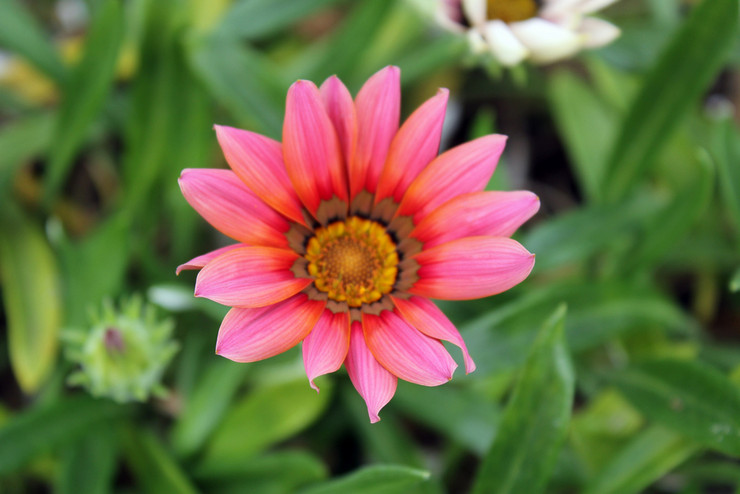
#> input picture data/flower.jpg, 740 x 494 px
$ jupyter execute --allow-errors img_to_graph.ipynb   (shell and % lines are left out)
#> lines starting #> are read from the running program, lines starting #| are printed output that depends on the picture
[cell 1]
import numpy as np
import matplotlib.pyplot as plt
import skimage
from numba import njit
import cvxpy as cp
from cvxpy.problems.problem import Problem, Minimize

[cell 2]
img = plt.imread('data/flower.jpg')
#> img is the input picture: shape (494, 740, 3); mean R, G, B 107.6, 108, 67.2

[cell 3]
h, w = 40, 50 #resizing due to computational reasons
img = skimage.transform.resize(img, (h, w))
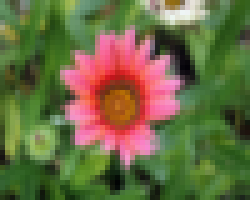
#> img: shape (40, 50, 3) float64 (shown 5 times larger); mean R, G, B 0.422, 0.423, 0.263
img = np.clip(img, 0, 1)

[cell 4]
f_idx = np.array([(20, 18), (20, 30), (10, 20)]) #foreground idxs
b_idx = np.array([(5, 5), (35,35), (10, 40), (30,10)]) #background idxs

[cell 5]
plt.imshow(img)
plt.scatter(f_idx[:, 1], f_idx[:, 0])
plt.scatter(b_idx[:, 1], b_idx[:, 0])
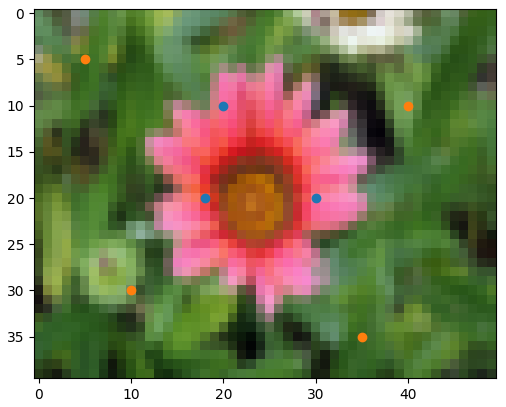
#> figure drawn by matplotlib, 1 panel

[cell 6]
scale_coord = 1.4
xx = np.arange(img.shape[1], dtype='d')/img.shape[1]/scale_coord
#> xx = 50 values from 0 to 0.7
yy = np.arange(img.shape[0], dtype='d')/img.shape[0]/scale_coord
#> yy = 40 values from 0 to 0.696
coords = np.meshgrid(xx, yy)

[cell 7]
new_img = np.stack([img[:,:,0], img[:,:,1], img[:,:,2], coords[0], coords[1]], axis=2) #stack coordinate and color values

[cell 8]
@njit
def get_adjacency_matrix(img):
    """
    Compute adjacency matrix for given image with linear kernel.
    njit for accelerating speed

    Parameters:
    --------
    img : (h, w, ...) array_like
        Input image for computing

    Returns:
    --------
    A : (h*w, h*w) array_like
        Adjacency matrix of img

    """
    N = img.shape[0]*img.shape[1]
    X = img.reshape((N, -1))
    S = X@X.T
    b = np.diag(S)
    A = b.reshape(1, -1) - 2*S + b.reshape(-1, 1) #||x_i-x_j||^2=(x_i, x_i)-2*(x_i, x_j)+(x_j, x_j)
    return A

def coord_to_flatten_idx(y, x, h=h, w=w):
    """
    By coordinate of pixel of original image return single index of flatten array
    """
    assert y < h and x < w, 'Wrond indexes'
    return y*w+x

def flatten_idx_to_coors(idx, h=h, w=w):
    """
    By single index of flatten array return coordinate of pixel of original image
    """
    assert idx < h*w, 'Wrong index'
    return (idx//h, idx%w)

[cell 9]
N = new_img.shape[0]*new_img.shape[1]
#> N = 2000
A = get_adjacency_matrix(new_img)
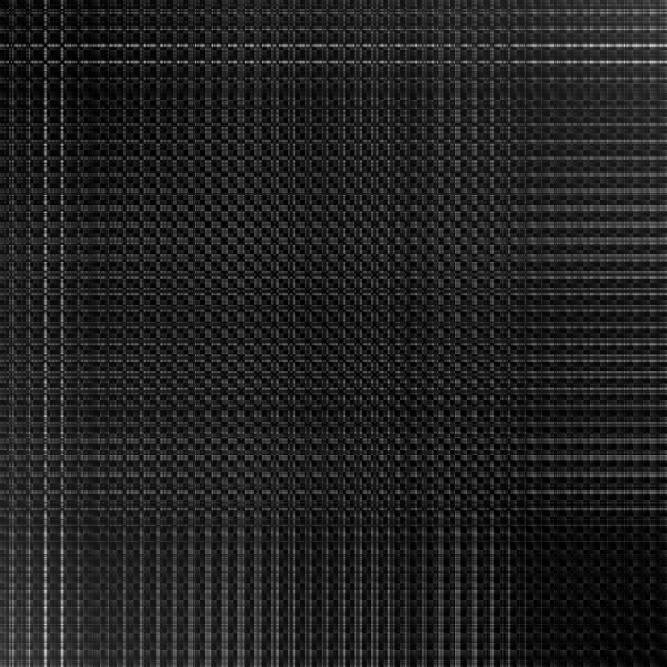
#> A: shape (2000, 2000) float64 (shown at 1/3 size); min 0, max 3.04, mean 0.408; drawn with min black and max white

D = np.diag(A.sum(axis=0)) #Degree matrix
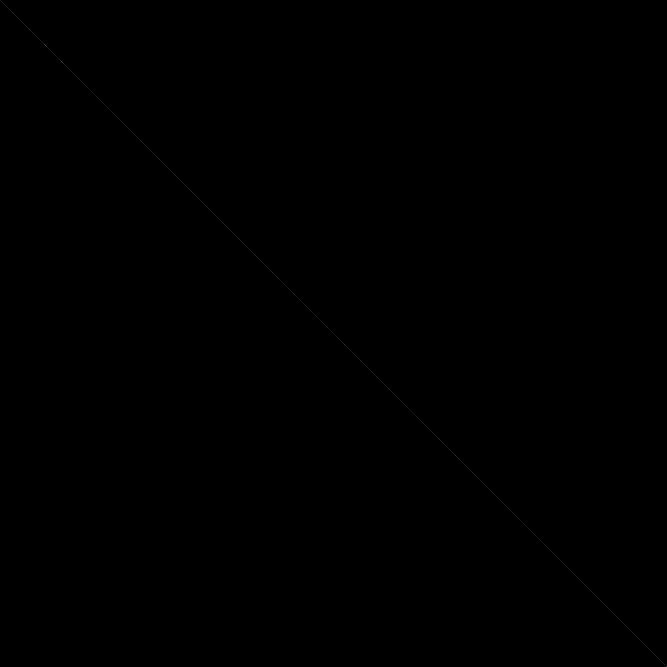
#> D: shape (2000, 2000) float64 (shown at 1/3 size); min 0, max 2742.5, mean 0.4; drawn with min black and max white
L = np.diag(A.sum(axis=0)) - A #Laplacian matrix

[cell 10]
new_f_idx = [coord_to_flatten_idx(*f_idx[i]) for i in range(f_idx.shape[0])]
new_b_idx = [coord_to_flatten_idx(*b_idx[i]) for i in range(b_idx.shape[0])]

I = np.eye(N)
e = np.ones(N)
#> e = 2000 values from 1 to 1

I_f = np.zeros_like(I)
I_b = np.zeros_like(I)
I_f[new_f_idx, new_f_idx] = 1
I_b[new_b_idx, new_b_idx] = 1

e_f = np.zeros_like(e)
#> e_f = 2000 values from 0 to 0
e_b = np.zeros_like(e)
#> e_b = 2000 values from 0 to 0
e_f[new_f_idx] = 1
e_b[new_b_idx] = -1


#> (the rest of this cell did not finish here and is left out)

$ run again, with data/49024.jpg copied over data/flower.jpg
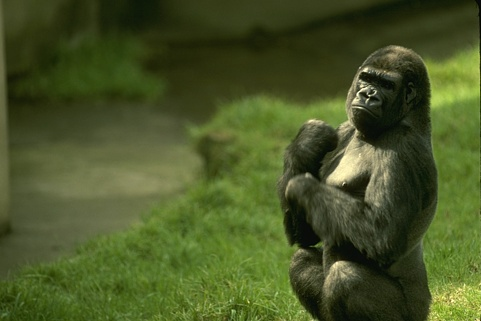
#> input picture data/49024.jpg, 481 x 321 px
#> img is the input picture: shape (321, 481, 3); mean R, G, B 73, 85.9, 38.9
#> img: shape (40, 50, 3) float64
#> `[cell 5] plt.imshow(img) plt.scatter(f_idx[:, 1], f_idx[:, 0]) plt.sca..`:
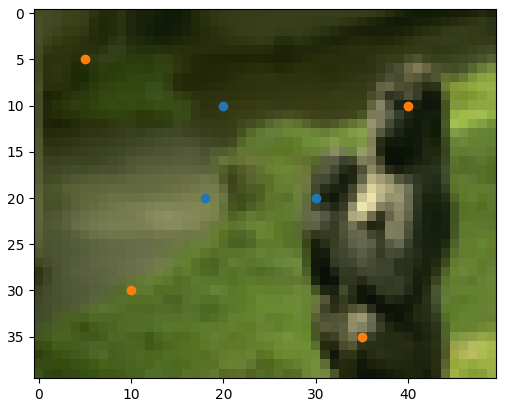
#> figure drawn by matplotlib, 1 panel
#> `A = get_adjacency_matrix(new_img)`:
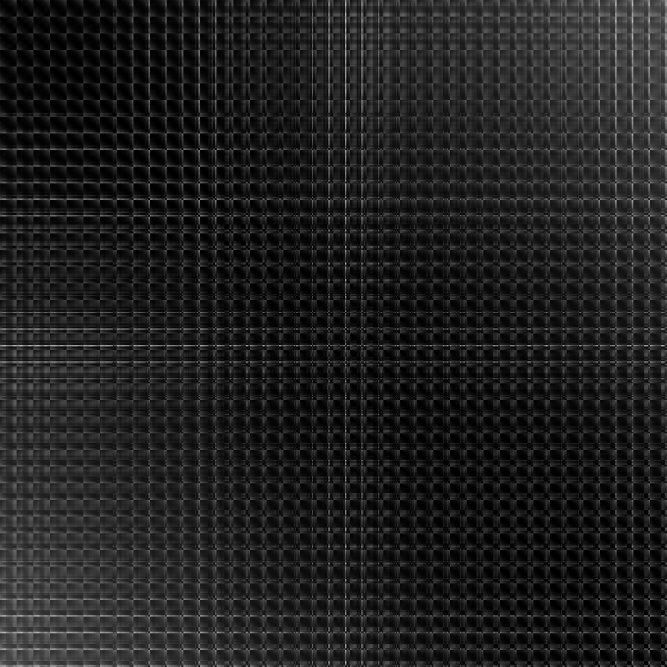
#> A: shape (2000, 2000) float64 (shown at 1/3 size); min 0, max 2.06, mean 0.262; drawn with min black and max white
